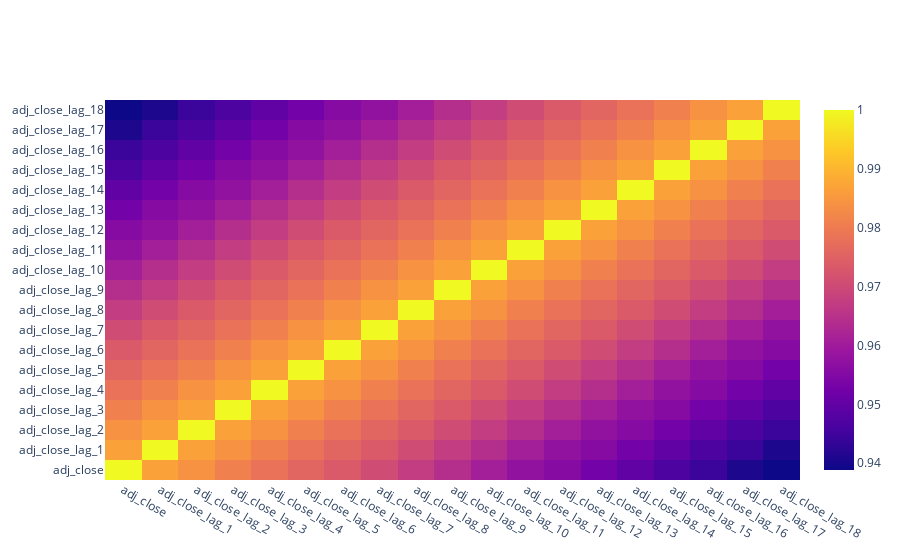

This figure's notebook cell:
### Code cell
# Plot correlation for lag features only
features = ['adj_close']
for n in range(1,N+1,1):
    features.append("adj_close_lag_"+str(n))
        
corr_matrix = df_lags[features].corr()

z_list = []
for feat in features:
    z_list.append(corr_matrix.loc[:, feat][features])

fig = go.Figure(data=go.Heatmap(
                   z=z_list,
                   x=features,
                   y=features))
py.show(fig, filename='ForexPricePrediction_v6d_corr_matrix_lags')

### Figure 1 — Plotly figure (JSON) as saved in the notebook; plotly's stock layout.template omitted (floating-point values rounded to 4 significant figures; data arrays with more than 128 entries replaced by an {"elided": "..."} marker saying what was removed)
{"data": [{"type": "heatmap", "x": ["adj_close", "adj_close_lag_1", "adj_close_lag_2", "adj_close_lag_3", "adj_close_lag_4", "adj_close_lag_5", "adj_close_lag_6", "adj_close_lag_7", "adj_close_lag_8", "adj_close_lag_9", "adj_close_lag_10", "adj_close_lag_11", "adj_close_lag_12", "adj_close_lag_13", "adj_close_lag_14", "adj_close_lag_15", "adj_close_lag_16", "adj_close_lag_17", "adj_close_lag_18"], "y": ["adj_close", "adj_close_lag_1", "adj_close_lag_2", "adj_close_lag_3", "adj_close_lag_4", "adj_close_lag_5", "adj_close_lag_6", "adj_close_lag_7", "adj_close_lag_8", "adj_close_lag_9", "adj_close_lag_10", "adj_close_lag_11", "adj_close_lag_12", "adj_close_lag_13", "adj_close_lag_14", "adj_close_lag_15", "adj_close_lag_16", "adj_close_lag_17", "adj_close_lag_18"], "z": {"elided": "19x19 float values"}}], "layout": {}}
